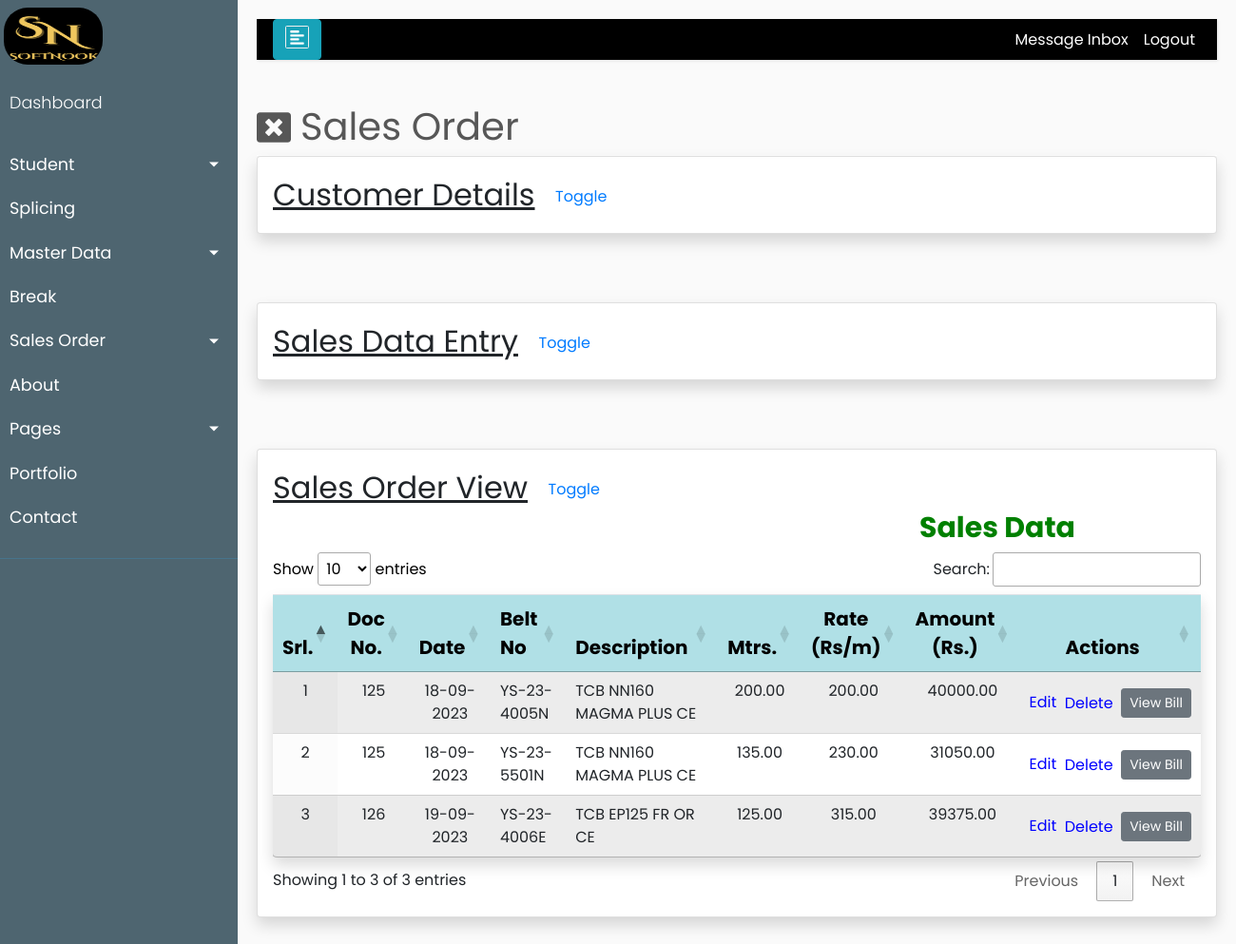
Before: /product/sales/new/1 with the older database file.
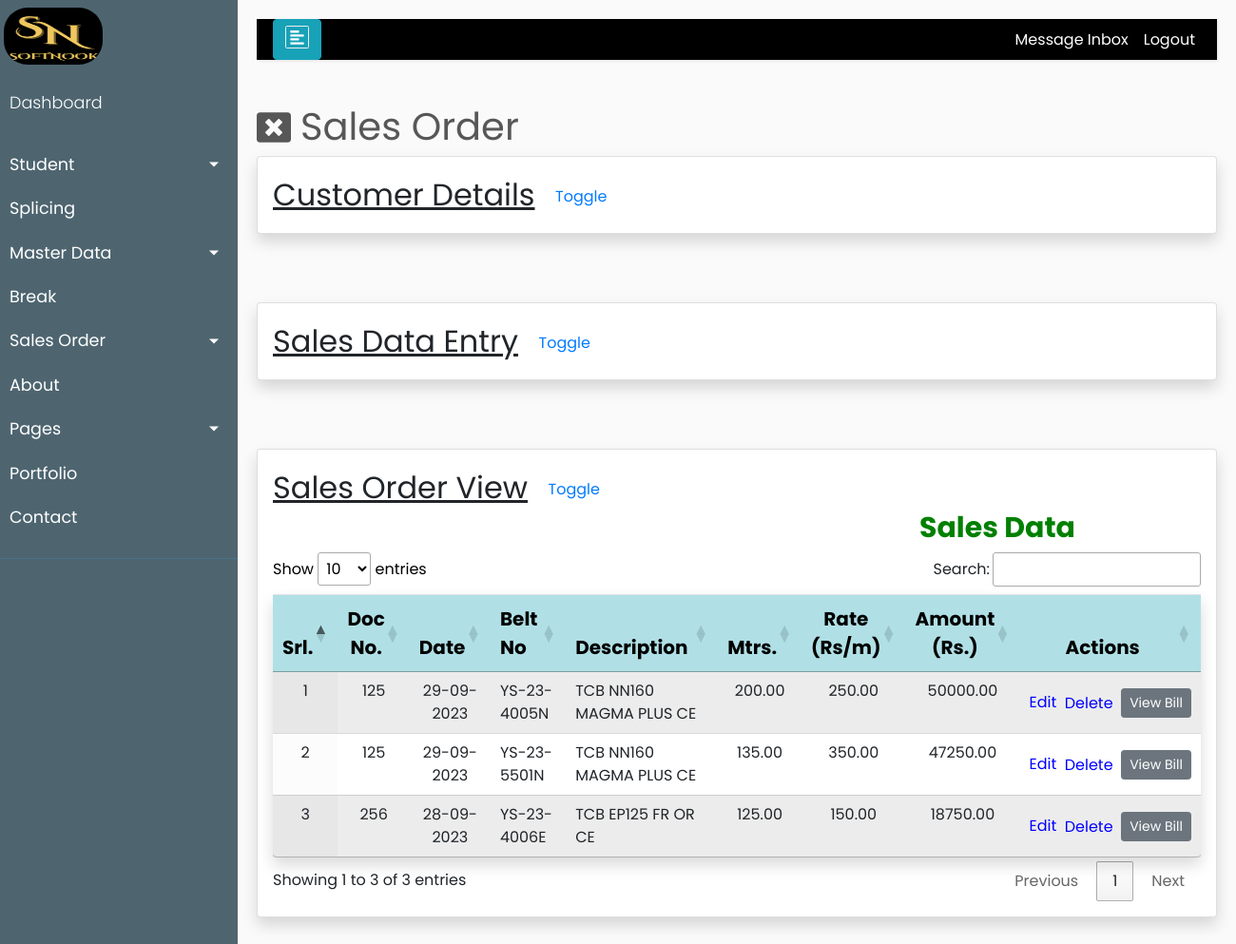
After: the same page with the newer database file.
### product/models.py (models this page shows, shortened)
class SalesItem(models.Model):
    doc_no              = models.CharField(verbose_name='Doc No.', max_length=50, null=True, blank=True)
    doc_dt              = models.DateField(verbose_name='Dt.', null=True, blank=True)
    stock               = models.ForeignKey(Stock, on_delete = models.CASCADE, related_name='salesitem')
    belt_no             = models.CharField(verbose_name='Belt No', max_length=20, unique=True, null=True, blank=True)
    prod_des            = models.CharField(verbose_name='Item Description', max_length=250, null=True, blank=True)
    item_text_content   = models.CharField(verbose_name='Item Des', max_length=250)
    item_qty_content    = models.CharField(verbose_name='Item Qnty', max_length=250)
    quantity            = models.DecimalField(verbose_name='Quantity(m)',validators=[MinValueValidator(10), MaxValueValidator(450.00)],max_digits=6, decimal_places=2,null=True,blank=True)
    perprice            = models.DecimalField(verbose_name='Rate (Rs./m)',max_digits=6, decimal_places=2,validators=[MinValueValidator(0.01)],null=True,blank=True)
    totalprice          = models.DecimalField(verbose_name='Total(Rs./m)',max_digits=10, decimal_places=2,null=True,blank=True)
    created_date        = models.DateTimeField(auto_now_add=True)
    modified_date       = models.DateTimeField(auto_now=True)
    cust_id             = models.PositiveIntegerField()

### product/views.py (the view, shortened to what this page needs)
# urls.py: path('sales/new/<pk>', SalesCreateView.as_view(), name='new-sales'),
class SalesCreateView(View):
    template_name = 'product/new_sales.html'
    def get(self, request, pk):
        formset = SalesItemFormset(request.GET or None, prefix='sales_item')  # renders an empty formset
        customerobj = get_object_or_404(Customer, pk=pk)
        qs = SalesItem.objects.filter(cust_id=customerobj.id)
        context = {
            'formset': formset,
            'customer': customerobj,
            "queryset": qs,
        }
        return render(request, self.template_name, context)

### product/templates/product/new_sales.html (shortened to what this page needs)
{% extends "base.html" %}
{% load static %}
{% load custom_filters %}
{% block content %}
<head>
</head>
    <div style="color:#575757; font-style: bold; font-size: 2.5rem; border-bottom: 1px solid white;">Sales Order
		<a href="{% url 'product:select-customer' %}" class="previous" style="text-decoration:none;float:left;margin-right:10px;"><i class="fa fa-window-close" style="font-size:36px"></i></a>
	</div>
		<div class="card shadow p-3 mb-5 bg-white rounded" style="width:100%;">
        <div class="panel panel-default">
			 <div class="panel-heading panel-heading-text" style="font-size: 2rem;">
				<u>Customer Details</u>
				<button class="btn btn-link pull-right" id="togglePanel">Toggle</button>
			 </div>
		</div>
		</div>
        <br>
		<div class="card shadow p-3 mb-5 bg-white rounded" style="width:100%;">
			<div class="panel panel-default">
				<div class="panel-heading panel-heading-text" style="font-size: 2rem;">
					<u>Sales Data Entry</u>
					<button class="btn btn-link pull-right" id="togglePanel2">Toggle</button>
				</div>
		</div>
	</div>
		<br>
		<div class="card shadow p-3 mb-5 bg-white rounded" style="width:100%;">
		  <div class="panel panel-default">
			  <div class="panel-heading panel-heading-text" style="font-size: 2rem;">
				<u>Sales Order View</u>
					<button class="btn btn-link pull-right" id="togglePanel1">Toggle</button>
			  </div>
			<div class="panel-body3" >
					<table id="product" class = "table sts table-striped rounded shadow display " style="width:100%;">
							<h2 style="color:green;font-weight:bolder;font-size:30px;margin-left:680px;">Sales Data</h2>
							<thead class="sticky">
								<tr style="background-color:powderblue;" >
									<th style="text-align: center;color:black;width:2%;">Srl.</th>
									<th style="text-align: center;color:black;width:5%;">Doc No.</th>
									<th style="text-center: center;color:black;width:10%;">Date</th>
									<th style="text-align: left;color:black;width:17%;">Belt No</th>
									<th style="text-align: left;color:black;width:30%;">Description</th>
									<th style="text-align: center;color:black;width:5%;">Mtrs.</th>
									<th style="text-align: center;color:black;width:5%;">Rate<br>(Rs/m)</th>
									<th style="text-align: center;color:black;width:6%;">Amount<br>(Rs.)</th>
									<th style="text-align: center;color:black; width:30%">Actions</th>
								</tr>
							</thead>
							<tbody>
							{% for item in queryset %}
								<tr>
									<td style="text-align: center;">{{ forloop.counter }}</td>
									<td style="text-align: center;">{{ item.doc_no }}</td>
									<td style="text-align: center;">{{ item.doc_dt|date:"d-m-Y" }}</td>
									<td style="text-align: left;">{{ item.belt_no }}</td>
									<td style="text-align: left;">{{ item.prod_des }}</td>
									<td class="align-right">{{ item.quantity }}</td>
									<td class="align-right">{{ item.perprice }}</td>
									<td class="align-right">{{ item.totalprice }}</td>
									<td class="align-middle"><a style="color:blue;" href="{% url 'product:edit_sales_item' doc_no=item.doc_no %}">Edit</a>&nbsp&nbsp<a class="align-middle" style="color:blue;" href="{% url 'product:delete-sales-item' pk=item.id %}">Delete</a>&nbsp&nbsp<a href="{% url 'product:sale-bill' item.doc_no %}" class="btn btn-secondary btn-sm">View Bill</a></td>
								</tr>
							{% endfor %}
							</tbody>
					</table>
			</div>
		  </div>
		</div>
{% endblock content %}

### templates/base.html (shortened to what this page needs)
{% load static %}
<!DOCTYPE html>
<html>
<head>
    <link rel="stylesheet" href="https://stackpath.bootstrapcdn.com/bootstrap/4.1.0/css/bootstrap.min.css">
</head>
<body>
    <div class="wrapper">
        <nav id="sidebar">
            <div class="sidebar-header">
			 <img  class="img-bar" src="{% static 'image/softnook3.png' %}" alt="Soft Logo"  style="float:left;margin-top:8px;margin-left:4px;">
            </div>
			<br>
            <ul class="list-unstyled components">
                <p><a href="{% url 'dashboard'%}">Dashboard</a></p>
				<li>
                    <a href="#homeSubmenu" data-toggle="collapse" aria-expanded="false" class="dropdown-toggle">Student</a>
                </li>
				<li>
                    <a href="{% url 'product:spl-create' %}">Splicing</a>
                </li>
				<li>
                    <a href="#prodSubmenu" data-toggle="collapse" aria-expanded="false" class="dropdown-toggle">Master Data</a>
				</li>
				<li>
                    <a href="#">Break</a>
                </li>
				<li>
					<a href="#orderSubmenu" data-toggle="collapse" aria-expanded="false" class="dropdown-toggle">Sales Order</a>
                </li>
                <li>
                    <a href="#">About</a>
                </li>
                <li>
                    <a href="#pageSubmenu" data-toggle="collapse" aria-expanded="false" class="dropdown-toggle">Pages</a>
                </li>
                <li>
                    <a href="#">Portfolio</a>
                </li>
                <li>
                    <a href="#">Contact</a>
                </li>
            </ul>
            <ul class="list-unstyled CTAs">
        </nav>
        <div id="content">
            <nav class="navbar navbar-expand-lg navbar-light bg-light">
                <div class="container-fluid">
                    <button type="button" id="sidebarCollapse" class="btn btn-info" style="margin-left:2px;" >
                        <i class='fas fa-align-left fa-border fa-1x' style='width:25px;'></i>
                    </button>
                    <div class="collapse navbar-collapse" id="navbarSupportedContent">
						<ul class="nav navbar-nav ml-auto">
							<li class="nav-item active">
								<a href="{% url 'account:inbox'%}" class="nav-link" style="color:white;">Message Inbox</a>
							</li>
                            <li class="nav-item active">
								<a href="{% url 'logout' %}" class="nav-link" style="color:white;">Logout</a>
                            </li>
                        </ul>
                    </div>
                </div>
            </nav>
			{% block content %}
			{% endblock content %}
    </div>
	<link rel="stylesheet" href="https://cdn.datatables.net/1.13.4/css/jquery.dataTables.min.css">
	<link rel="stylesheet" type="text/css" href="//cdn.datatables.net/1.11.5/css/jquery.dataTables.css">
</body>
</html>

### templates/base.html (style rules this page uses)
body { font-family: 'Poppins', sans-serif; background: #fafafa; }
p { font-family: 'Poppins', sans-serif; font-size: 1.1em; font-weight: 300; line-height: 1.7em; color: #999; }
a, a:hover, a:focus { color: inherit; text-decoration: none; transition: all 0.3s; }
.navbar { padding: 0px 0px; border: none; border-radius: 0; margin-bottom: 40px; box-shadow: 1px 1px 3px rgba(0, 0, 0, 0.1); }
.wrapper { display: flex; width: 100%; align-items: stretch; }
#sidebar { min-width: 250px; max-width: 250px; background: #4e6570; color: #fff; transition: all 0.3s; }
#sidebar .sidebar-header { padding: 20px; background: #4e6570; }
#sidebar ul.components { padding: 20px 0; border-bottom: 1px solid #47748b; }
#sidebar ul p { color: #fff; padding: 10px; }
#sidebar ul li a { padding: 10px; font-size: 1.1em; display: block; }
a[data-toggle="collapse"] { position: relative; }
.dropdown-toggle::after { display: block; position: absolute; top: 50%; right: 20px; transform: translateY(-50%); }
ul.CTAs { padding: 20px; }
#content { width: 100%; padding: 20px; min-height: 100vh; transition: all 0.3s; }
.container-fluid { background-color: black; }
.img-bar { position: fixed; top: 0; left: 0; width: 8%; height: 60px; border-radius: 25px; background-blend-mode: luminosity; }

### product/templates/product/new_sales.html (style rules this page uses)
tr td { text-align: center; }
thead.sticky { position: -webkit-sticky; position: sticky; top: 0; background-color: red; padding: 50px; font-size: 20px; }

Changed rows visible on the page:
removed SalesItem: doc_no "125", doc_dt "18-09-2023", belt_no "YS-23-4005N", prod_des "TCB NN160 MAGMA PLUS CE", quantity "200.00", perprice "200.00", totalprice "40000.00"
removed SalesItem: doc_no "125", doc_dt "18-09-2023", belt_no "YS-23-5501N", prod_des "TCB NN160 MAGMA PLUS CE", quantity "135.00", perprice "230.00", totalprice "31050.00"
removed SalesItem: doc_no "126", doc_dt "19-09-2023", belt_no "YS-23-4006E", prod_des "TCB EP125 FR OR CE", quantity "125.00", perprice "315.00", totalprice "39375.00"
added SalesItem: doc_no "125", doc_dt "29-09-2023", belt_no "YS-23-4005N", prod_des "TCB NN160 MAGMA PLUS CE", quantity "200.00", perprice "250.00", totalprice "50000.00"
added SalesItem: doc_no "125", doc_dt "29-09-2023", belt_no "YS-23-5501N", prod_des "TCB NN160 MAGMA PLUS CE", quantity "135.00", perprice "350.00", totalprice "47250.00"
added SalesItem: doc_no "256", doc_dt "28-09-2023", belt_no "YS-23-4006E", prod_des "TCB EP125 FR OR CE", quantity "125.00", perprice "150.00", totalprice "18750.00"
